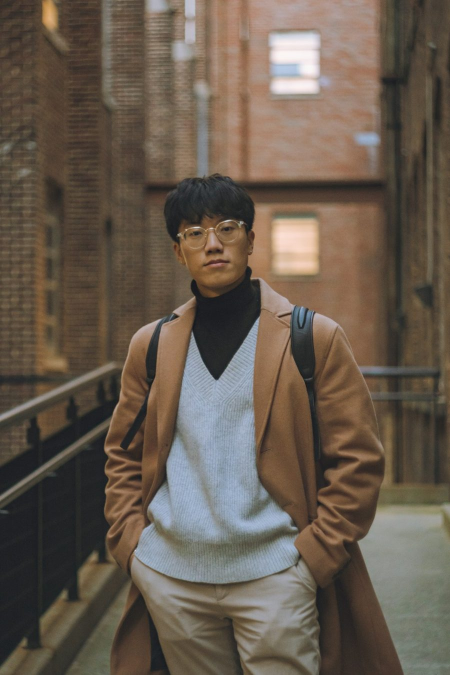
#> input picture photos/-16FhoT1aSE.jpg, 900 x 1350 px (shown at 1/2 size); its folder holds 2 pictures in this run
$ python grade.py photos photos/-LTUvxV18uk.jpg
#> lines starting #> are read from the running program, lines starting #| are printed output that depends on the picture
"""统一街拍色调：轻微降饱和、抬起暗部、柔和高光、整体偏暖，和站点的米白纸色一致。
用法：python3 grade.py 原图目录 输出目录（新加照片时对新图跑一次，已调过的不要重复调）。"""
import os, sys
import numpy as np
from PIL import Image

def grade(im):
    a = np.asarray(im.convert('RGB')).astype(np.float32) / 255
    lum = a @ np.array([.299, .587, .114], dtype=np.float32)
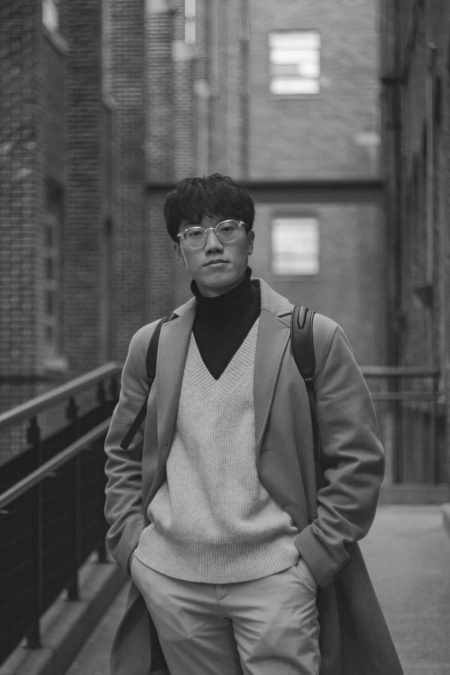
#> lum: shape (1350, 900) float32 (shown at 1/2 size); min 0.0748, max 0.973, mean 0.367
    a = lum[..., None] + (a - lum[..., None]) * .86            # 饱和度 86%
    a = .045 + a * .93                                          # 黑位抬起、白位压一点，像印在纸上
    a = a + .06 * (a - .5) * (1 - np.abs(a - .5) * 2)           # 中间调轻微 S 曲线，保住层次
    a *= np.array([1.025, 1.0, .965], dtype=np.float32)        # 偏暖
    return Image.fromarray((np.clip(a, 0, 1) * 255 + .5).astype(np.uint8))

if __name__ == '__main__':
    src, dst = sys.argv[1], sys.argv[2]
    os.makedirs(dst, exist_ok=True)
    for f in sorted(os.listdir(src)):
        if f.endswith('.jpg'):
            grade(Image.open(os.path.join(src, f))).save(os.path.join(dst, f), quality=80, optimize=True, progressive=True)
#> pass 2 of the loop `for f in sorted(os.listdir(src)):`:
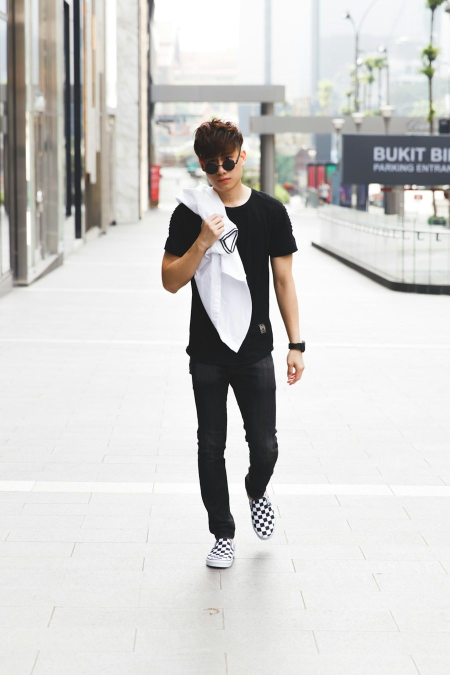
#> input picture photos/-LTUvxV18uk.jpg, 900 x 1350 px (shown at 1/2 size)
#> in grade (call 2), `lum = a @ np.array([.299, .587, .114], dtype=np.float32)`:
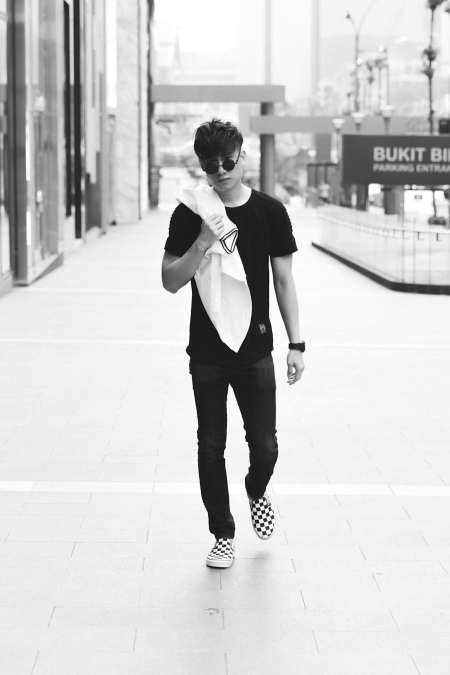
#> lum: shape (1350, 900) float32 (shown at 1/2 size); min 0, max 1, mean 0.809
